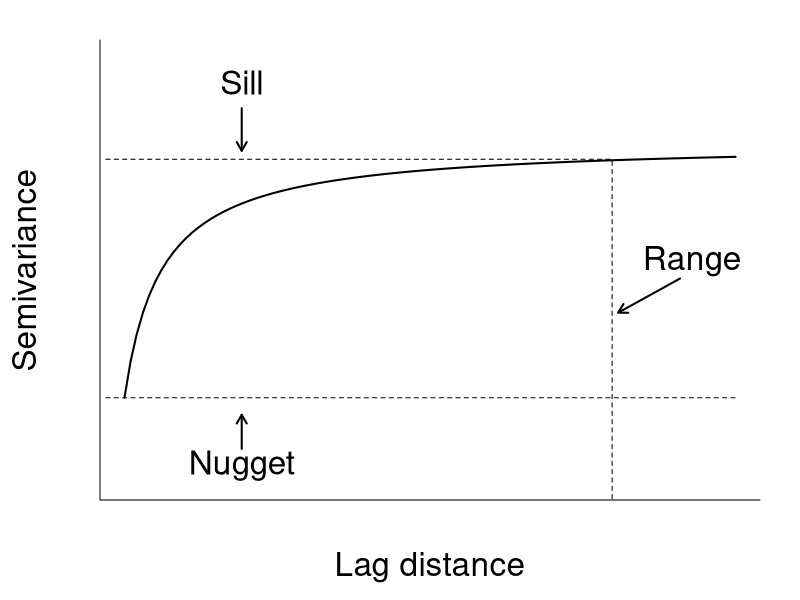

This figure's R source:
#Diagram of a semivariogram for theory chapter
#author: Lisa-Marie Harrison
#date: 05/01/2017


dist <- 1:100


par(mar = c(5, 5, 2, 2))

plot(dist, (2*dist + 1)/(dist + 5), type = "l", ylim = c(0, 2.5), lwd = 2, bty = "l", xlab = "Lag distance", ylab = "Semivariance", cex.lab = 2, xaxt = "n", yaxt = "n")
points(c(-2, 80), c(1.9, 1.9), type = "l", lty = 2)
points(c(80, 80), c(-2, 1.9), type = "l", lty = 2)
points(c(-2, 100), c(0.5, 0.5), type = "l", lty = 2)

text(93, 1.3, "Range", cex = 2)
text(20, 0.1, "Nugget", cex = 2)
text(20, 2.35, "Sill", cex = 2)

arrows(20, 0.2, 20, 0.4, length = 0.1, lwd = 2)
arrows(20, 2.2, 20, 1.95, length = 0.1, lwd = 2)
arrows(91, 1.2, 81, 1, length = 0.1, lwd = 2)